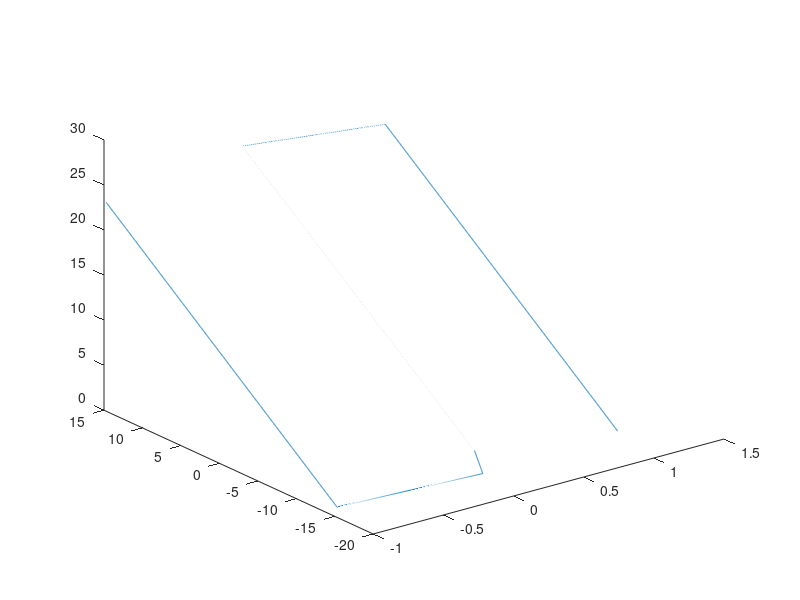

Recreate this plot in MATLAB. (Note: this script raises an error after producing the figure.)
turbine_x=dlmread('Data/Point_to_View_Trajectory/mp_d1cm_interp_x.txt');
turbine_y=dlmread('Data/Point_to_View_Trajectory/mp_d1cm_interp_y.txt');
turbine_z=dlmread('Data/Point_to_View_Trajectory/mp_d1cm_interp_z.txt');


turbine_nx=dlmread('Data/normals/nx_inter.txt');
turbine_ny=dlmread('Data/normals/nx_inter.txt');
turbine_nz=dlmread('Data/normals/nx_inter.txt');



turbine_y=turbine_y+18;
turbine_x=turbine_x+80;
turbine_z=turbine_z-74;

length(turbine_z)
point=28600;

plot3(turbine_x(point:end),turbine_y(point:end),turbine_z(point:end))




scaling_xy=4;
scaling_z=10;

blade_x=turbine_y(point:end)/scaling_xy;
blade_y=turbine_x(point:end)/scaling_xy;
blade_z=turbine_z(point:end)/scaling_z;


blade_nx=turbine_ny(point:end);
blade_ny=turbine_nx(point:end);
blade_nz=turbine_nz(point:end);



writematrix(blade_x, "blade_x.txt");
writematrix(blade_y, "blade_y.txt");
writematrix(blade_z, "blade_z.txt");


writematrix(blade_nx, "blade_nx.txt");
writematrix(blade_ny, "blade_ny.txt");
writematrix(blade_nz, "blade_nz.txt");



max_x=max(abs(blade_x));
max_y=max(abs(blade_y));
max_z=max(abs(blade_z));
